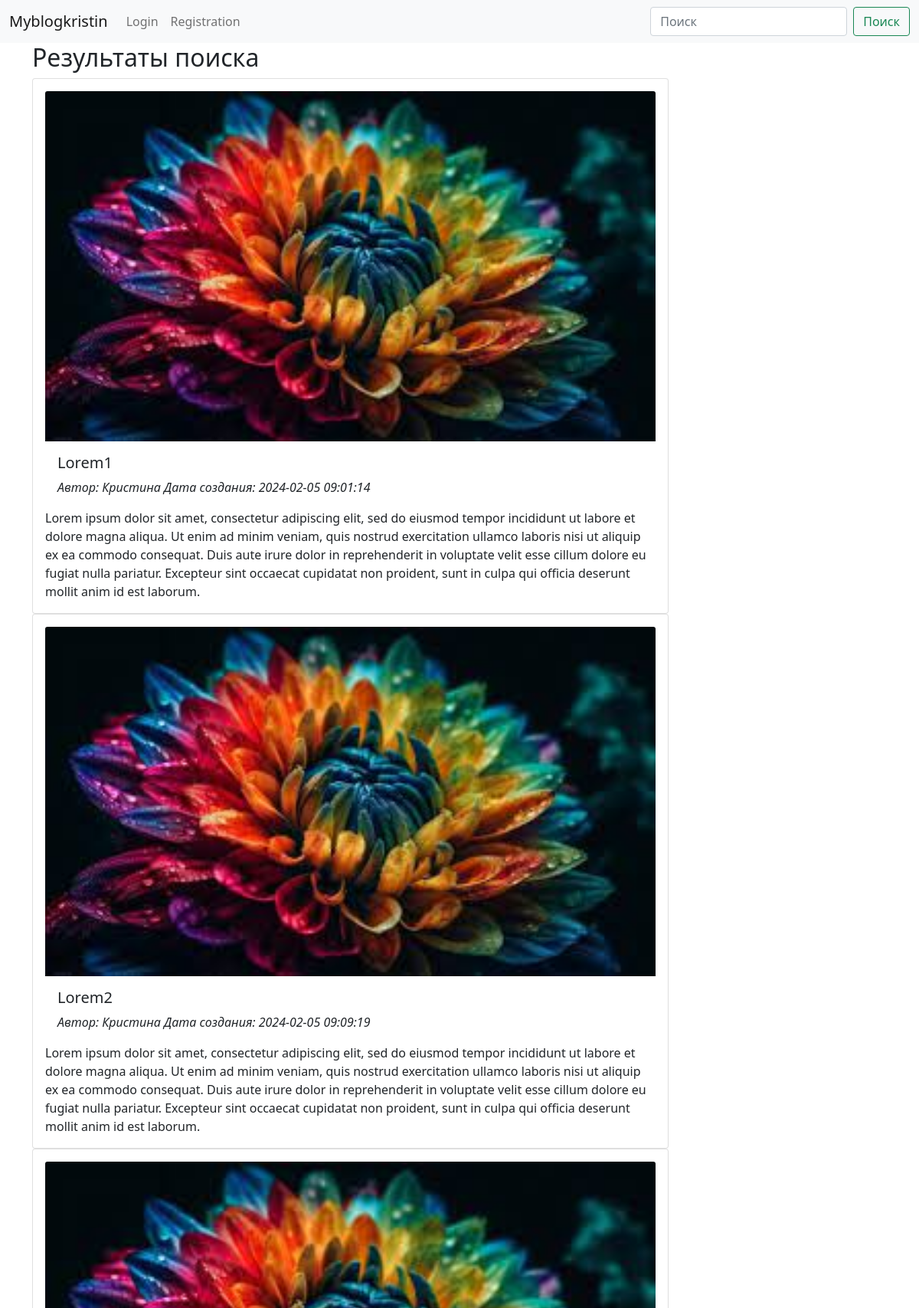
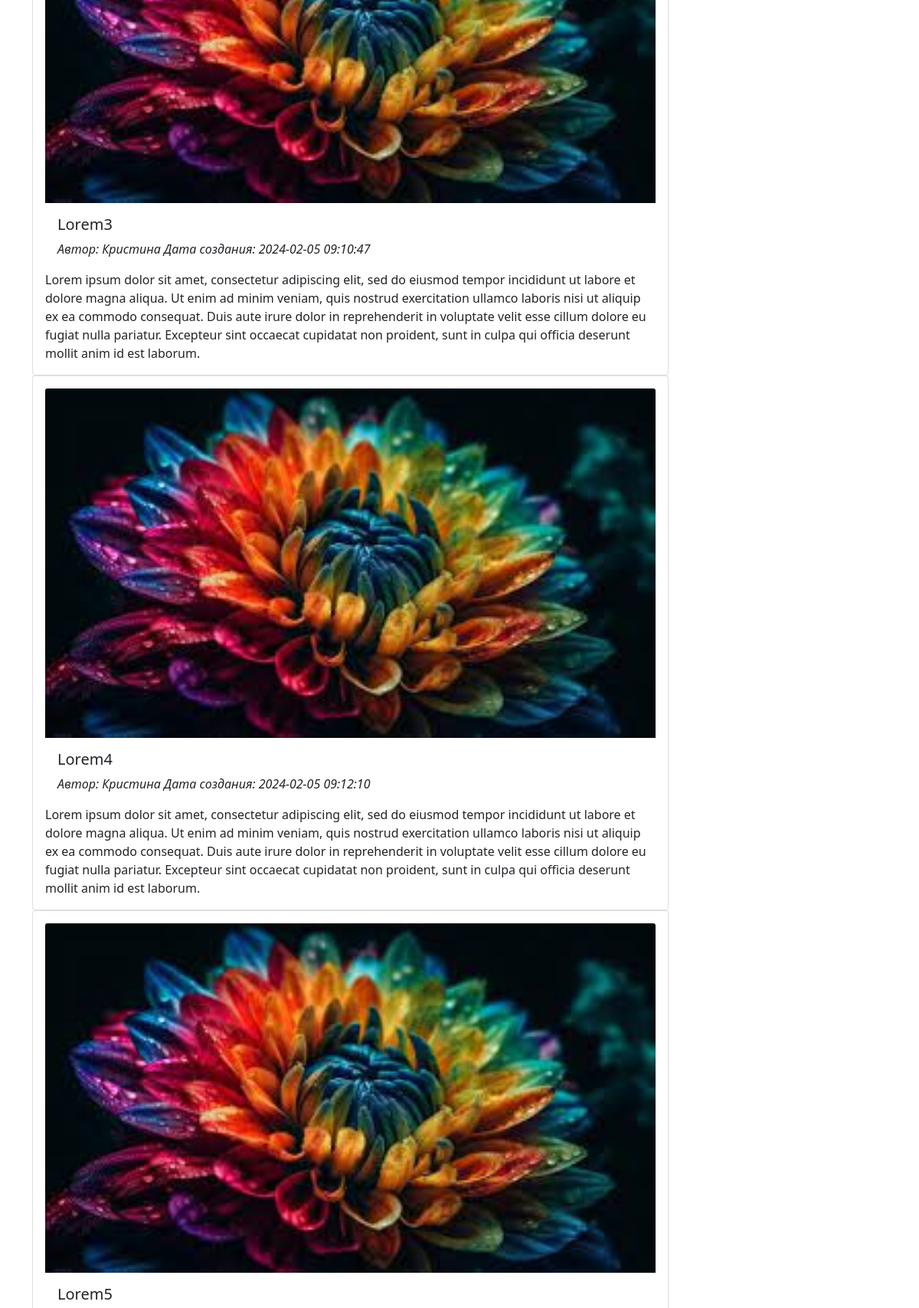
Screenshot of /search.php (upper part) with the database file from the repository (2 pictures, top to bottom).
### tables this page shows
CREATE TABLE `articles`
(
    `id`          int          NOT NULL,
    `heading`     varchar(255) NOT NULL,
    `category_id` int      DEFAULT NULL,
    `author`      varchar(255) NOT NULL,
    `article`     text         NOT NULL,
    `image`       varchar(255) NOT NULL,
    `created_at`  datetime DEFAULT CURRENT_TIMESTAMP
);

### function.php (called while the page is built, shortened)
<?php
include __DIR__ . '/models/db.php';
function getSearch($search)
{
    global $connection;
    $query = "SELECT * FROM articles
    WHERE heading LIKE '%{$search}%'";
    $result = mysqli_query($connection, $query);
    return mysqli_fetch_all($result, MYSQLI_ASSOC);
}

### search.php (the view, shortened to what this page needs)
<?php
include 'models/db.php';
include "function.php";
?>
<!DOCTYPE html>
<html lang="en">
<head>
    <?php
    include "templates/head.php"; ?>
</head>
<body>
<?php
include "templates/header.php";
?>
<div class="container">
    <div class="content row">
        <div class="main-content col-12 col-md-9">
            <h2>Результаты поиска</h2>
            <?php
            if ($_SERVER['REQUEST_METHOD'] === 'GET') {
                $search = $_GET['search'];
                $articles = getSearch($search);
            }
            foreach ($articles as $article):
                ?>
                <div class="single-post col">
                    <div class="card p-3">
                        <img src="<?= $article['image'] ?? '' ?>" class="card-img-top" alt="">
                        <div class="card-body">
                            <h5 class="card-title"><?= $article['heading']; ?></h5>
                            <i class="far fa-user">Автор: <?= $article['author']; ?></i>
                            <i class="far fa-calendar">Дата создания: <?= $article['created_at']; ?></i>
                        </div>
                        <div class="single-post-text col-12">
                            <p class="card-text"><?= $article['article']; ?></p>
                        </div>
                    </div>
                </div>
            <?php endforeach; ?>
        </div>
    </div>
</div>
</body>
</html>

### assets/css/style.css (style rules this page uses)
.row { display: flex; flex-wrap: wrap; }

### rows the page displays
articles: image (picture), heading "Lorem1", author "Кристина", created_at "2024-02-05 09:01:14", article "Lorem ipsum dolor sit amet, consectetur adipiscing elit, sed do eiusmod tempor incididunt ut labore et dolore magna aliqua. Ut enim ad minim veniam, quis nostrud exercitation ullamco laboris nisi ut aliquip ex ea commodo consequat. Duis aute irure dolor in reprehenderit in voluptate velit esse cillum dolore eu fugiat nulla pariatur. Excepteur sint occaecat cupidatat non proident, sunt in culpa qui officia deserunt mollit anim id est laborum."
articles: image (picture), heading "Lorem2", author "Кристина", created_at "2024-02-05 09:09:19", article "Lorem ipsum dolor sit amet, consectetur adipiscing elit, sed do eiusmod tempor incididunt ut labore et dolore magna aliqua. Ut enim ad minim veniam, quis nostrud exercitation ullamco laboris nisi ut aliquip ex ea commodo consequat. Duis aute irure dolor in reprehenderit in voluptate velit esse cillum dolore eu fugiat nulla pariatur. Excepteur sint occaecat cupidatat non proident, sunt in culpa qui officia deserunt mollit anim id est laborum."
articles: image (picture), heading "Lorem3", author "Кристина", created_at "2024-02-05 09:10:47", article "Lorem ipsum dolor sit amet, consectetur adipiscing elit, sed do eiusmod tempor incididunt ut labore et dolore magna aliqua. Ut enim ad minim veniam, quis nostrud exercitation ullamco laboris nisi ut aliquip ex ea commodo consequat. Duis aute irure dolor in reprehenderit in voluptate velit esse cillum dolore eu fugiat nulla pariatur. Excepteur sint occaecat cupidatat non proident, sunt in culpa qui officia deserunt mollit anim id est laborum."
articles: image (picture), heading "Lorem4", author "Кристина", created_at "2024-02-05 09:12:10", article "Lorem ipsum dolor sit amet, consectetur adipiscing elit, sed do eiusmod tempor incididunt ut labore et dolore magna aliqua. Ut enim ad minim veniam, quis nostrud exercitation ullamco laboris nisi ut aliquip ex ea commodo consequat. Duis aute irure dolor in reprehenderit in voluptate velit esse cillum dolore eu fugiat nulla pariatur. Excepteur sint occaecat cupidatat non proident, sunt in culpa qui officia deserunt mollit anim id est laborum."
articles: image (picture), heading "Lorem5"
